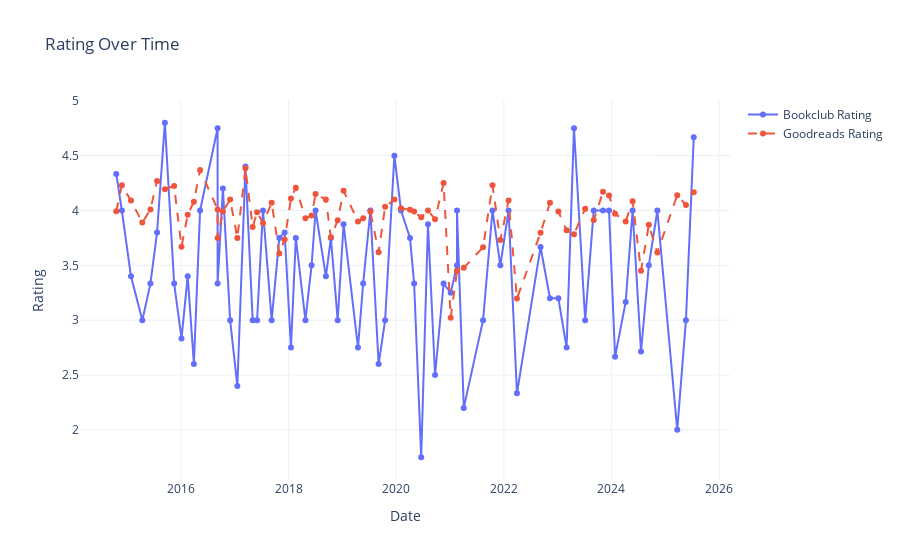

The code cell stored with this chart in its notebook:
### Code cell
# Sort the dataframe by date
plot_df = bookclub_processed_df.sort("date")

# Add the voting members column using map_rows (same as first figure)
# Only use members who actually exist in the data and have numeric ratings
df_with_voting = plot_df.with_columns(
    pl.struct(ordered_members)
    .map_elements(lambda row: create_voting_text(ordered_members, row), return_dtype=pl.Utf8)
    .alias("voting_members"),
)

# Create a Plotly figure
fig = go.Figure()

# Add a line trace for the rating over time, with enhanced hover information
fig.add_trace(
    go.Scatter(
        x=df_with_voting["date"],
        y=df_with_voting["average_bookclub_rating"],
        mode="lines+markers",
        name="Bookclub Rating",
        customdata=df_with_voting.select(["title", "author", "voting_members"]).to_numpy(),
        hovertemplate="<b>%{customdata[0]}</b><br>"
        "Author: %{customdata[1]}<br>"
        "Date: %{x|%Y-%m-%d}<br>"
        "Bookclub Rating: %{y:.2f}<br>"
        "%{customdata[2]}<extra></extra>",
    ),
)

# Add a line trace for the average Goodreads rating over time
fig.add_trace(
    go.Scatter(
        x=df_with_voting["date"],
        y=df_with_voting["average_goodreads_rating"],
        mode="lines+markers",
        name="Goodreads Rating",
        customdata=df_with_voting.select(["title", "author", "voting_members"]).to_numpy(),
        hovertemplate="<b>%{customdata[0]}</b><br>"
        "Author: %{customdata[1]}<br>"
        "Date: %{x|%Y-%m-%d}<br>"
        "Goodreads Rating: %{y:.2f}<br>"
        "%{customdata[2]}<extra></extra>",
        line={"dash": "dash"},  # Optionally make the Goodreads rating line dashed
    ),
)

# Set the title and labels for axes
fig.update_layout(
    title="Rating Over Time",
    xaxis_title="Date",
    yaxis_title="Rating",
    template="plotly_white",
)

# Show the interactive plot
fig.show()

### Figure 1 — Plotly figure (JSON) as saved in the notebook; plotly's stock layout.template omitted (floating-point values rounded to 4 significant figures; data arrays with more than 128 entries replaced by an {"elided": "..."} marker saying what was removed)
{"data": [{"customdata": {"elided": "73x3 str values"}, "hovertemplate": "<b>%{customdata[0]}</b><br>Author: %{customdata[1]}<br>Date: %{x|%Y-%m-%d}<br>Bookclub Rating: %{y:.2f}<br>%{customdata[2]}<extra></extra>", "mode": "lines+markers", "name": "Bookclub Rating", "type": "scatter", "x": ["2014-10-19", "2014-11-26", "2015-01-27", "2015-04-14", "2015-06-08", "2015-07-23", "2015-09-14", "2015-11-16", "2016-01-05", "2016-02-16", "2016-03-29", "2016-05-10", "2016-09-06", "2016-09-06", "2016-10-12", "2016-11-30", "2017-01-18", "2017-03-14", "2017-05-02", "2017-06-01", "2017-07-11", "2017-09-08", "2017-10-30", "2017-12-05", "2018-01-17", "2018-02-19", "2018-04-25", "2018-06-06", "2018-07-03", "2018-09-11", "2018-10-15", "2018-11-30", "2019-01-09", "2019-04-17", "2019-05-22", "2019-07-10", "2019-09-04", "2019-10-18", "2019-12-20", "2020-02-03", "2020-04-04", "2020-05-02", "2020-06-19", "2020-08-04", "2020-09-21", "2020-11-18", "2021-01-05", "2021-02-17", "2021-02-17", "2021-04-04", "2021-08-13", "2021-10-16", "2021-12-08", "2022-02-02", "2022-03-31", "2022-09-07", "2022-11-10", "2023-01-06", "2023-03-03", "2023-04-22", "2023-07-07", "2023-09-03", "2023-11-05", "2023-12-16", "2024-01-26", "2024-04-07", "2024-05-24", "2024-07-20", "2024-09-11", "2024-11-08", "2025-03-23", "2025-05-21", "2025-07-13"], "y": [4.333, 4.0, 3.4, 3.0, 3.333, 3.8, 4.8, 3.333, 2.833, 3.4, 2.6, 4.0, 4.75, 3.333, 4.2, 3.0, 2.4, 4.4, 3.0, 3.0, 4.0, 3.0, 3.75, 3.8, 2.75, 3.75, 3.0, 3.5, 4.0, 3.4, 3.75, 3.0, 3.875, 2.75, 3.333, 4.0, 2.6, 3.0, 4.5, 4.0, 3.75, 3.333, 1.75, 3.875, 2.5, 3.333, 3.25, 3.5, 4.0, 2.2, 3.0, 4.0, 3.5, 4.0, 2.333, 3.667, 3.2, 3.2, 2.75, 4.75, 3.0, 4.0, 4.0, 4.0, 2.667, 3.167, 4.0, 2.714, 3.5, 4.0, 2.0, 3.0, 4.667]}, {"customdata": {"elided": "73x3 str values"}, "hovertemplate": "<b>%{customdata[0]}</b><br>Author: %{customdata[1]}<br>Date: %{x|%Y-%m-%d}<br>Goodreads Rating: %{y:.2f}<br>%{customdata[2]}<extra></extra>", "line": {"dash": "dash"}, "mode": "lines+markers", "name": "Goodreads Rating", "type": "scatter", "x": ["2014-10-19", "2014-11-26", "2015-01-27", "2015-04-14", "2015-06-08", "2015-07-23", "2015-09-14", "2015-11-16", "2016-01-05", "2016-02-16", "2016-03-29", "2016-05-10", "2016-09-06", "2016-09-06", "2016-10-12", "2016-11-30", "2017-01-18", "2017-03-14", "2017-05-02", "2017-06-01", "2017-07-11", "2017-09-08", "2017-10-30", "2017-12-05", "2018-01-17", "2018-02-19", "2018-04-25", "2018-06-06", "2018-07-03", "2018-09-11", "2018-10-15", "2018-11-30", "2019-01-09", "2019-04-17", "2019-05-22", "2019-07-10", "2019-09-04", "2019-10-18", "2019-12-20", "2020-02-03", "2020-04-04", "2020-05-02", "2020-06-19", "2020-08-04", "2020-09-21", "2020-11-18", "2021-01-05", "2021-02-17", "2021-02-17", "2021-04-04", "2021-08-13", "2021-10-16", "2021-12-08", "2022-02-02", "2022-03-31", "2022-09-07", "2022-11-10", "2023-01-06", "2023-03-03", "2023-04-22", "2023-07-07", "2023-09-03", "2023-11-05", "2023-12-16", "2024-01-26", "2024-04-07", "2024-05-24", "2024-07-20", "2024-09-11", "2024-11-08", "2025-03-23", "2025-05-21", "2025-07-13"], "y": [3.993, 4.23, 4.09, 3.89, 4.01, 4.27, 4.194, 4.223, 3.67, 3.962, 4.08, 4.37, 4.01, 3.75, 3.99, 4.1, 3.75, 4.384, 3.85, 3.985, 3.887, 4.07, 3.607, 3.736, 4.11, 4.208, 3.93, 3.955, 4.15, 4.1, 3.755, 3.91, 4.18, 3.9, 3.93, 3.99, 3.62, 4.033, 4.1, 4.02, 4.008, 3.99, 3.938, 4.0, 3.92, 4.25, 3.022, 3.45, 3.45, 3.478, 3.665, 4.23, 3.73, 4.09, 3.197, 3.797, 4.07, 3.99, 3.82, 3.782, 4.017, 3.913, 4.17, 4.137, 3.97, 3.9, 4.085, 3.45, 3.87, 3.617, 4.14, 4.05, 4.167]}], "layout": {"title": {"text": "Rating Over Time"}, "xaxis": {"title": {"text": "Date"}}, "yaxis": {"title": {"text": "Rating"}}}}
